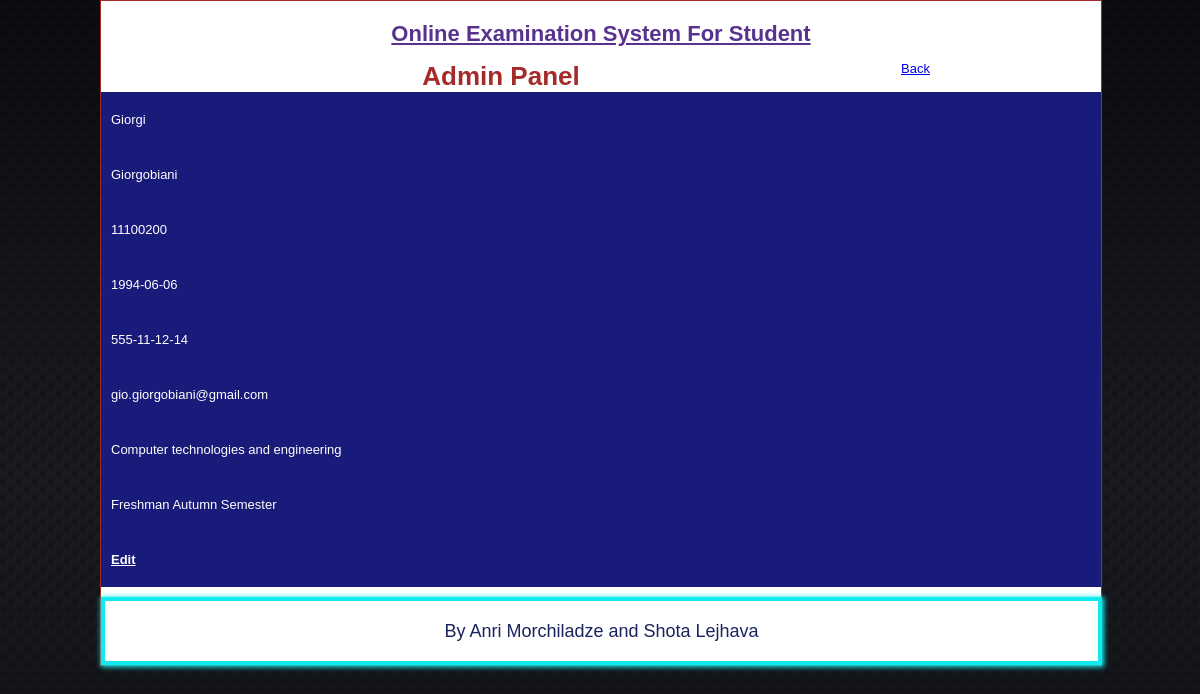
/student/update.php (signed in), run on the app's committed database.
### tables this page shows
CREATE TABLE IF NOT EXISTS `students` (
  `student_number` int(8) NOT NULL,
  `name` varchar(15) NOT NULL,
  `surname` varchar(20) NOT NULL,
  `date_of_birth` date NOT NULL,
  `mobile` varchar(12) NOT NULL,
  `email` varchar(80) DEFAULT NULL,
  `faculty_id` int(2) NOT NULL,
  `course_id` int(2) NOT NULL,
  `password` varchar(300) NOT NULL DEFAULT '123',
  PRIMARY KEY (`student_number`),
  UNIQUE KEY `in_student_number` (`student_number`),
  KEY `fk_fac_id` (`faculty_id`),
  KEY `fk_crs_id` (`course_id`)
);

CREATE TABLE IF NOT EXISTS `faculties` (
  `faculty_id` int(2) NOT NULL AUTO_INCREMENT,
  `faculty_name` varchar(100) NOT NULL,
  PRIMARY KEY (`faculty_id`),
  UNIQUE KEY `in_faculty_id` (`faculty_id`)
);

CREATE TABLE IF NOT EXISTS `courses` (
  `course_id` int(2) NOT NULL AUTO_INCREMENT,
  `course_name` varchar(50) NOT NULL,
  PRIMARY KEY (`course_id`),
  UNIQUE KEY `in_course_id` (`course_id`)
);

### student/update.php (the view, shortened to what this page needs)
<?php
if (!isset($_SESSION['username']) || (trim($_SESSION['username']) == '')) {
    header("location:index.php");
    exit();
}
else
{
?>
<?php include_once('include/header.php');?>
<body>
<div class="wrapper">
<div class="container">
<?php include_once('include/header1.php');?>
<div class="login">
<center><h1 style="color:brown;">Admin Panel</h1></center>
 <?php
 $student_number=$_SESSION['student_number'];
 $query=mysql_query("select s.*, f.faculty_name, c.course_name from students s, faculties f, courses c where s.faculty_id=f.faculty_id and s.course_id=c.course_id and s.student_number=$student_number")or die(mysql_error);
 while($rowfetch=mysql_fetch_array($query))
 {
 ?>
<div class="admin-here">
<div class="data">
<?php echo $rowfetch['name'];
?>
</div>
<div class="data">
<?php echo $rowfetch['surname'];
?>
</div>
<div class="data">
<?php echo $rowfetch['student_number'];
?>
</div>
<div class="data">
<?php echo $rowfetch['date_of_birth'];?>
</div>
<div class="data">
<?php echo $rowfetch['mobile'];?>
</div>
<div class="data">
<?php echo $rowfetch['email'];?>
</div>
<div class="data">
<?php echo $rowfetch['faculty_name'];?>
</div>
<div class="data">
<?php echo $rowfetch['course_name'];?>
</div>
<div class="data">
<a href="edit.php?student_number=<?php echo $rowfetch['student_number'];?>">Edit</a>
</div>
</div>
 <?php
 }
 ?>
 </div>
 <a href="admin.php">Back</a>
<?php include_once('include/footer.php');?>
</div>
<?php
}
?>
</body>
</html>

### css/style.css (style rules this page uses)
* { margin:0px; padding:0px; }
body { line-height:1.5em; color:#039; background:#ccc; font-family:times new roman; font-size:14px; }
.wrapper { width:1000px; margin:0 auto; }
.container { float:left; width:1000px; height:auto; background:#fff; border:1px solid brown; }
.login { float:left; width:800px; height:auto; }
.admin-here { float:left; width:1000px; height:auto; background:#191B7A; color:#fff; margin-bottom:10px; }
.admin-here .data { padding-top:20px; padding-bottom:20px; float:left; width:1000px; margin-left:10px; }
.admin-here .data a { text-decoration:underline; color:#fff; font-weight:bold; }

### css/styles.css (style rules this page uses)
body { color:black; background:url('img/bg.jpg') repeat-x #0c0d10; font:13px "Lucida Sans Unicode",Arial,Helvetica,sans-serif; }

### data on the page
students: name "Giorgi", surname "Giorgobiani", student_number "11100200", date_of_birth "1994-06-06", mobile "555-11-12-14", email "gio.giorgobiani@gmail.com", faculty.faculty_name "Computer technologies and engineering", course.course_name "Freshman Autumn Semester"
